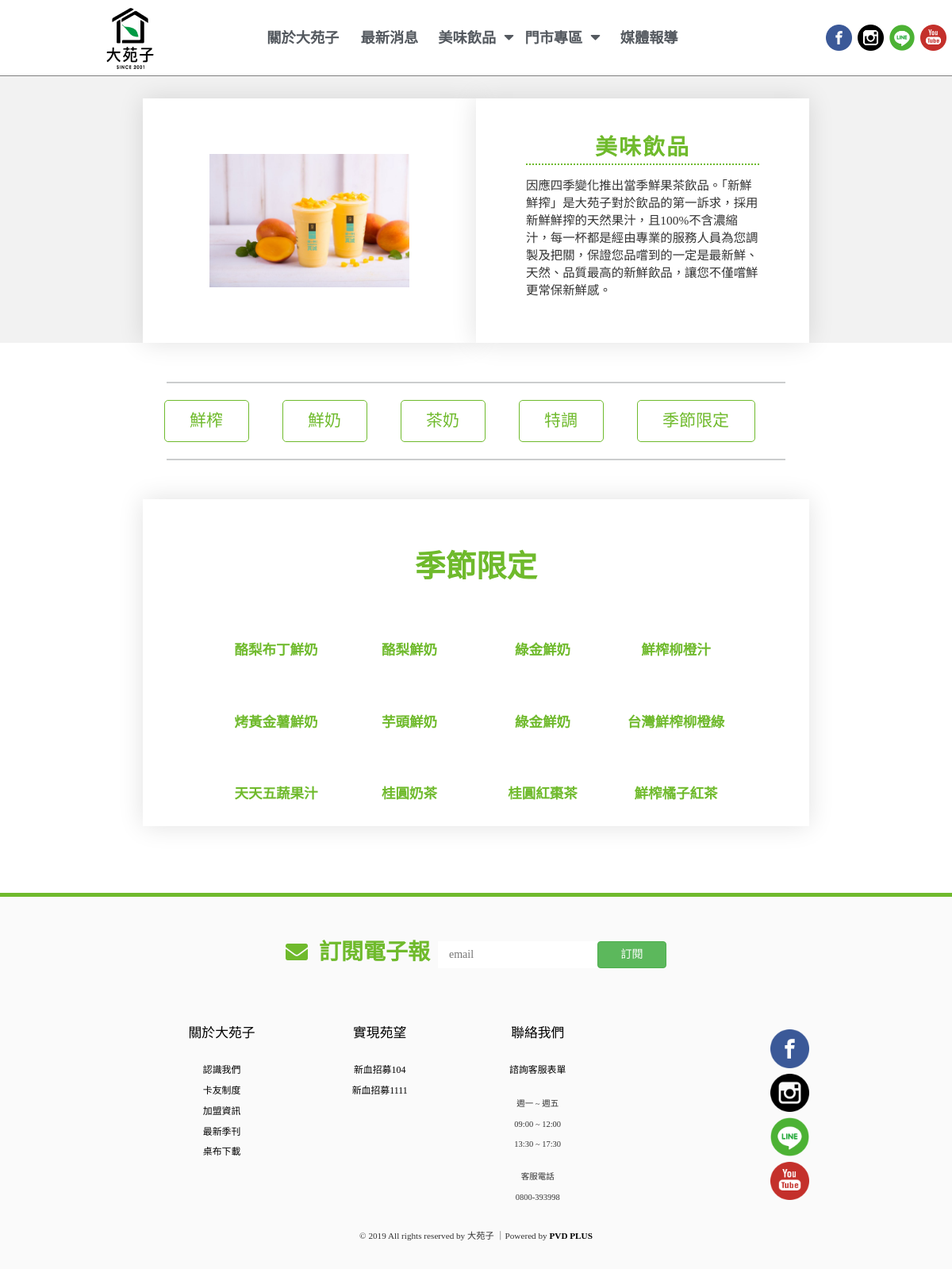
Screenshot of /AllCommodity-Season.php with the database file from the repository.
### tables this page shows
CREATE TABLE `season` (
  `Sid` int(50) NOT NULL,
  `Img` varchar(200) NOT NULL,
  `Name` varchar(50) NOT NULL
);

### AllCommodity-Season.php (the view, shortened to what this page needs)
<?php
	$dbhost = 'localhost';
	$dbuser = 'SZF_xingmeng';
	$dbpass = 'study0326';
	$dbname = 'allcommodity';
	$link = mysqli_connect($dbhost,$dbuser,$dbpass,$dbname);
	mysqli_query($link, "SET NAMES 'utf8'");
	 $dyungssql = "select * from `season`";
	 $resultseason = mysqli_query($link, $dyungssql);
?>
<!DOCTYPE html>
<html lang="zh_tw">
<head>
    <link rel="stylesheet" href="https://stackpath.bootstrapcdn.com/bootstrap/4.3.1/css/bootstrap.min.css">
    <link rel="stylesheet" href="https://maxcdn.bootstrapcdn.com/bootstrap/3.3.7/css/bootstrap.min.css">
    <link rel="stylesheet" href="https://cdnjs.cloudflare.com/ajax/libs/font-awesome/5.11.2/css/all.min.css" />
    <link rel="stylesheet" href="css/AllCommodity.css">
</head>
<body>
    <?php include 'header.php' ?>
    <div class="contain">
        <div class="ContainMain">
            <div class="ContainMainL"><img alt="" src="images/SpecialCommodity/TopicL.jpg"></div>
            <div class="ContainMainR">
                <div class="ContainMainRTitle">美味飲品</div>
                <div class="ContainMainRIntro">因應四季變化推出當季鮮果茶飲品。「新鮮鮮搾」是大苑子對於飲品的第一訴求，採用新鮮鮮搾的天然果汁，且100%不含濃縮汁，每一杯都是經由專業的服務人員為您調製及把關，保證您品嚐到的一定是最新鮮、天然、品質最高的新鮮飲品，讓您不僅嚐鮮更常保新鮮感。</div>
            </div>
        </div>
    </div>
    <div class="ChooseOne">
        <div class="ChooseOneline"></div>
        <div class="ChooseOnaHrefs">
            <a href="AllCommodity-FreshMaterial.php">鮮榨</a>
            <a href="AllCommodity-Milk.php">鮮奶</a>
            <a href="AllCommodity-TeaMilk.php">茶奶</a>
            <a href="AllCommodity-SpecialDrinks.php">特調</a>
            <a href="AllCommodity-Season.php">季節限定</a>
        </div>
        <div class="ChooseOneline"></div>
    </div>
    <div class="FreshMaterial">
        <div class="FreshMaterialMain">
            <div class="FM_Title">季節限定</div>
            <div class="FM_Intro">
                <?php
                    while ($row = mysqli_fetch_array($resultseason, MYSQLI_ASSOC)) {
                ?>
                    <div class="FM_Drinks">
                        <span><?php echo $row['Name']?></span>
                    </div>
                <?php } ?>
            </div>
        </div>
    </div>
    <?php include 'footer.php' ?>
</body>
</html>

### css/AllCommodity.css (style rules this page uses)
html,body { margin: 0; padding: 0; list-style: none; font-family: 微軟正黑體; }
.contain { width: 100%; display: flex; flex-direction: column; align-items: center; padding-top: 12vh; background-color: rgba(0,0,0,.05); }
.ContainMain { width: 70%; display: flex; justify-content: center; margin-top: 2em; }
.ContainMainL { width: 100%; background: #fff; padding: 5em 0; display: flex; justify-content: center; box-shadow: 0px 0px 30px 0px rgba(0,0,0,.12); }
.ContainMainL>img { width: 60%; }
.ContainMainR { width: 100%; display: flex; padding-top: 3em; background-color: #fff; flex-direction: column; align-items: center; box-shadow: 0px 0px 30px 0px rgba(0,0,0,.12); }
.ContainMainRTitle { display: flex; justify-content: center; width: 70%; font-size: 2em; font-weight: 800; letter-spacing: 2px; color: #6fba2c; border-bottom: 2px dotted #6fba2c; }
.ContainMainRIntro { width: 70%; margin-top: 1em; font-size: 1.1em; display: flex; justify-content: center; font-weight: 100; }
.ChooseOne { width: 100%; display: flex; flex-direction: column; align-items: center; margin-top: 2em; }
.ChooseOneline { width: 65%; border: 1px solid rgba(84,89,95,.3); margin: 1.5em 0; }
.ChooseOnaHrefs { width: 100%; display: flex; justify-content: center; }
.ChooseOnaHrefs>a { text-decoration: none; font-size: 1.5em; color: #6fba2c; margin-right: 2em; padding: 0.5em 1.5em; border-radius: 5px; border: #6fba2c solid 1px; transform: scale(1); transition: all .25s; }
.FreshMaterial { width: 100%; display: flex; justify-content: center; margin-top: 2em; }
.FreshMaterialMain { width: 70%; display: flex; flex-direction: column; align-items: center; background-color: #fff; box-shadow: 0px 0px 30px 0px rgba(0,0,0,.12); }
.FM_Title { margin-top: 1.5em; font-size: 2.75em; font-weight: 800; color: #6fba2c; }
.FM_Intro { margin-top: 2em; width: 80%; display: flex; flex-direction: row; flex-wrap: wrap; justify-content: flex-start; }
.FM_Drinks { width: calc(100%/4); display: flex; flex-direction: column; align-items: center; color: #6fba2c; margin-bottom: 2em; }
.FM_Drinks>span { margin-top: 1em; font-size: 1.25em; font-weight: 800; }

### rows the page displays
season: Name "酪梨布丁鮮奶"
season: Name "酪梨鮮奶"
season: Name "綠金鮮奶"
season: Name "鮮榨柳橙汁"
season: Name "烤黃金薯鮮奶"
season: Name "芋頭鮮奶"
season: Name "綠金鮮奶"
season: Name "台灣鮮榨柳橙綠"
season: Name "天天五蔬果汁"
season: Name "桂圓奶茶"
season: Name "桂圓紅棗茶"
season: Name "鮮榨橘子紅茶"
